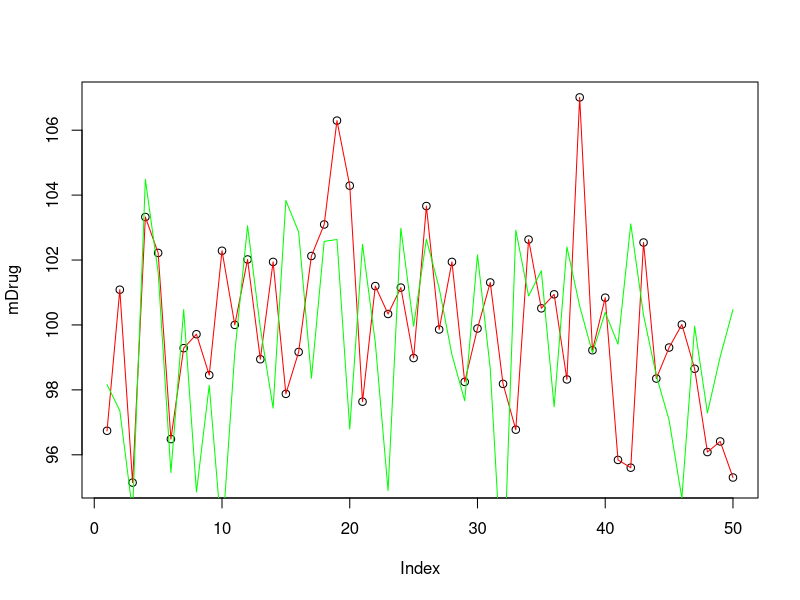

Write the R code that produced this figure.
#Simulation 1- Not using descriptive stats to generalize

#Generate a random population 
Pop <- rnorm(100000,100,15)

#Sample 1
Drug <- sample(Pop, 30)

#Placebo sample - pill with no effect 
Placebo <- sample(Pop, 30)

# IF you check the means they are different from the population
# If you use descriptive stats you might say placebo is better
mean(Drug)
mean(Placebo)

# How about we do it multiple times

# A list of averages
mDrug <- c()
mPlacebo <- c()

for (i in 1:50){
  Drug <- sample(Pop, 30)
  
  #Placebo sample - pill with no effect 
  Placebo <- sample(Pop, 30)
  
  #Add the averages to the list
  mDrug[i] <- mean(Placebo)
  mPlacebo[i] <- mean(Drug)
}

# Now lets see what happens, we can just plot the graph
plot(mDrug)
lines(mDrug, col = "red")
lines(mPlacebo, col = "green")
